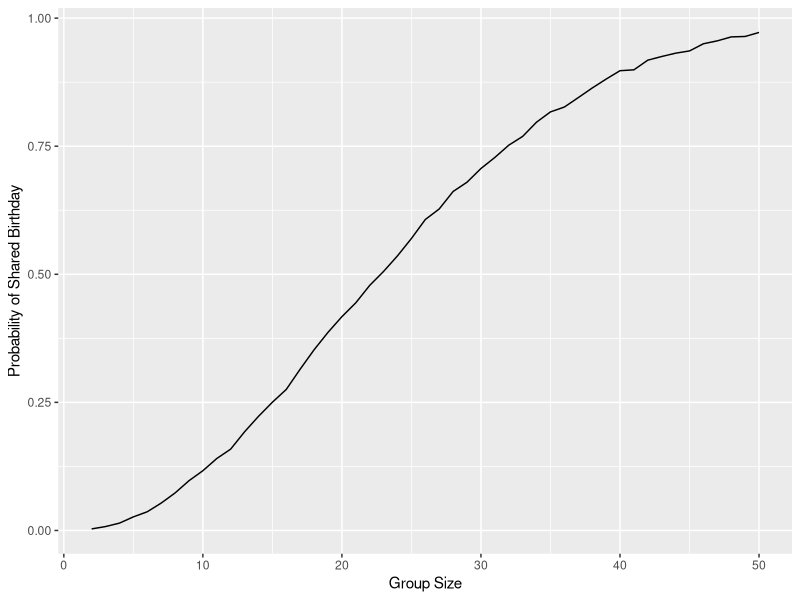

Generate this figure with R:
## ---- chunk 1
library(tidyverse)
## ---- chunk 2
bday_sim = function(n) {

  bdays = sample(1:365, size = n, replace = TRUE)
  
  duplicate = length(unique(bdays)) < n
  
  return(duplicate)
}
## ---- chunk 3
sim_res = 
  expand_grid(
    n = c(2:50),
    iter = 1:10000
  ) |>
  mutate(res = map_lgl(n,bday_sim)) |>
  group_by(n) |>
  summarize(prob = mean(res))

sim_res |>
  ggplot(aes(x = n, y = prob)) +
  geom_line() +
  labs(x = "Group Size", y = "Probability of Shared Birthday")
